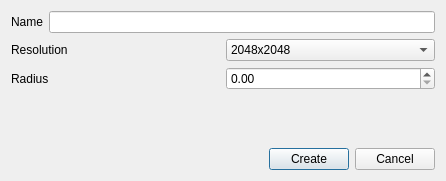
<?xml version="1.0" encoding="UTF-8"?>
<ui version="4.0">
 <class>ComputeCurvatureDialog</class>
 <widget class="QDialog" name="ComputeCurvatureDialog">
  <property name="windowModality">
   <enum>Qt::WindowModal</enum>
  </property>
  <property name="geometry">
   <rect>
    <x>0</x>
    <y>0</y>
    <width>446</width>
    <height>181</height>
   </rect>
  </property>
  <property name="windowTitle">
   <string>Create Layer</string>
  </property>
  <layout class="QVBoxLayout" name="verticalLayout">
   <item>
    <layout class="QHBoxLayout" name="layerNameLayout">
     <item>
      <widget class="QLabel" name="nameLabel">
       <property name="sizePolicy">
        <sizepolicy hsizetype="Preferred" vsizetype="Fixed">
         <horstretch>0</horstretch>
         <verstretch>0</verstretch>
        </sizepolicy>
       </property>
       <property name="maximumSize">
        <size>
         <width>16777215</width>
         <height>40</height>
        </size>
       </property>
       <property name="text">
        <string>Name</string>
       </property>
      </widget>
     </item>
     <item>
      <widget class="QLineEdit" name="nameTextEdit"/>
     </item>
    </layout>
   </item>
   <item>
    <layout class="QHBoxLayout" name="resolutionLayout">
     <item>
      <widget class="QLabel" name="resolutionLabel">
       <property name="sizePolicy">
        <sizepolicy hsizetype="Preferred" vsizetype="Preferred">
         <horstretch>0</horstretch>
         <verstretch>0</verstretch>
        </sizepolicy>
       </property>
       <property name="maximumSize">
        <size>
         <width>16777215</width>
         <height>40</height>
        </size>
       </property>
       <property name="text">
        <string>Resolution</string>
       </property>
      </widget>
     </item>
     <item>
      <widget class="QComboBox" name="resolutionComboBox">
       <property name="maximumSize">
        <size>
         <width>16777215</width>
         <height>40</height>
        </size>
       </property>
       <item>
        <property name="text">
         <string>2048x2048</string>
        </property>
       </item>
       <item>
        <property name="text">
         <string>4096x4096</string>
        </property>
       </item>
      </widget>
     </item>
    </layout>
   </item>
   <item>
    <layout class="QHBoxLayout" name="radiusLayout">
     <property name="topMargin">
      <number>0</number>
     </property>
     <item>
      <widget class="QLabel" name="radiusLabel">
       <property name="text">
        <string>Radius</string>
       </property>
      </widget>
     </item>
     <item>
      <widget class="QDoubleSpinBox" name="radiusSpinBox"/>
     </item>
    </layout>
   </item>
   <item>
    <spacer name="verticalSpacer">
     <property name="orientation">
      <enum>Qt::Vertical</enum>
     </property>
     <property name="sizeHint" stdset="0">
      <size>
       <width>20</width>
       <height>40</height>
      </size>
     </property>
    </spacer>
   </item>
   <item>
    <layout class="QHBoxLayout" name="horizontalLayout_2">
     <property name="topMargin">
      <number>0</number>
     </property>
     <item>
      <spacer name="horizontalSpacer">
       <property name="orientation">
        <enum>Qt::Horizontal</enum>
       </property>
       <property name="sizeHint" stdset="0">
        <size>
         <width>40</width>
         <height>20</height>
        </size>
       </property>
      </spacer>
     </item>
     <item>
      <widget class="QPushButton" name="buttonCreate">
       <property name="text">
        <string>Create</string>
       </property>
      </widget>
     </item>
     <item>
      <widget class="QPushButton" name="buttonCancel">
       <property name="text">
        <string>Cancel</string>
       </property>
      </widget>
     </item>
    </layout>
   </item>
  </layout>
 </widget>
 <resources/>
 <connections>
  <connection>
   <sender>buttonCreate</sender>
   <signal>released()</signal>
   <receiver>ComputeCurvatureDialog</receiver>
   <slot>accept()</slot>
   <hints>
    <hint type="sourcelabel">
     <x>394</x>
     <y>296</y>
    </hint>
    <hint type="destinationlabel">
     <x>266</x>
     <y>161</y>
    </hint>
   </hints>
  </connection>
  <connection>
   <sender>buttonCancel</sender>
   <signal>released()</signal>
   <receiver>ComputeCurvatureDialog</receiver>
   <slot>reject()</slot>
   <hints>
    <hint type="sourcelabel">
     <x>484</x>
     <y>296</y>
    </hint>
    <hint type="destinationlabel">
     <x>266</x>
     <y>161</y>
    </hint>
   </hints>
  </connection>
 </connections>
</ui>
